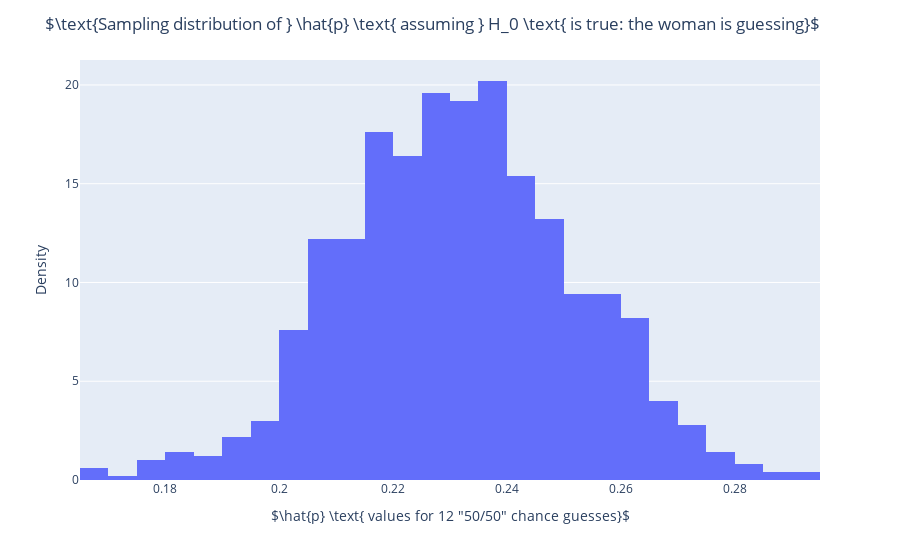

This figure's notebook cell:
### Markdown cell above
Answer here...

### Code cell
#SAMPLE SOLUTION
np.random.seed(seed=10)
reps = 1000
sample_proportions = []
for i in range(reps):
    sample = np.random.choice(['Twitterer', 'Non_Twitterer'], size=400, replace=True, p=[prob, 1-prob])
    sample_prop = np.count_nonzero(sample == 'Twitterer') / 400
    sample_proportions.append(sample_prop)

dataframe = pd.DataFrame({'Proportion of Twitter Users': sample_proportions})
fig = px.histogram(dataframe, x='Proportion of Twitter Users', nbins=30, histnorm = 'probability density')
fig.update_layout(title='$\\text{Sampling distribution of } \hat{p} \\text{ assuming } H_0 \\text{ is true: the woman is guessing}$', 
                  xaxis_title='$\\hat{p} \\text{ values for 12 "50/50" chance guesses}$', yaxis_title='Density')
fig.show()

### Figure 1 — Plotly figure (JSON) as saved in the notebook; plotly's stock layout.template omitted (floating-point values rounded to 4 significant figures; data arrays with more than 128 entries replaced by an {"elided": "..."} marker saying what was removed)
{"data": [{"alignmentgroup": "True", "bingroup": "x", "histnorm": "probability density", "hovertemplate": "Proportion of Twitter Users=%{x}<br>probability density=%{y}<extra></extra>", "legendgroup": "", "marker": {"color": "#636efa", "pattern": {"shape": ""}}, "name": "", "nbinsx": 30, "offsetgroup": "", "orientation": "v", "showlegend": false, "type": "histogram", "x": {"elided": "1000 float values"}, "xaxis": "x", "yaxis": "y"}], "layout": {"barmode": "relative", "legend": {"tracegroupgap": 0}, "margin": {"t": 60}, "title": {"text": "$\\text{Sampling distribution of } \\hat{p} \\text{ assuming } H_0 \\text{ is true: the woman is guessing}$"}, "xaxis": {"anchor": "y", "domain": [0, 1], "title": {"text": "$\\hat{p} \\text{ values for 12 \"50/50\" chance guesses}$"}}, "yaxis": {"anchor": "x", "domain": [0, 1], "title": {"text": "Density"}}}}
